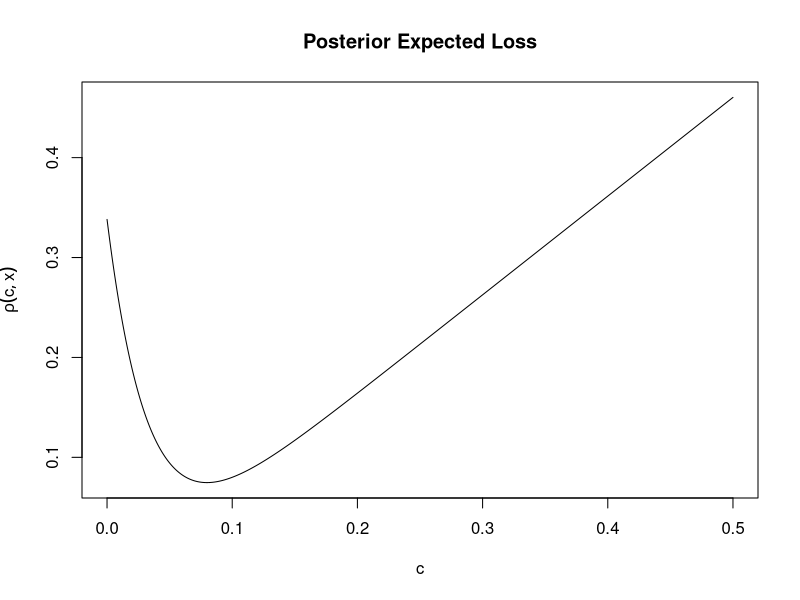

This figure's R source:
## Precision parameters
N.graph = 1000
c.val = seq(0,0.5,length=N.graph);
N = 1000; # number of partitions


## Distribution parameters
a = 1.05;
b = 30;


## Initialize vectors
pel.val = rep(0,N.graph);
theta.val = seq(0,1,length=N); # all partitions
loss.val = rep(0,N);


## Calculate posterior expected loss values
for(k in 1:N.graph) {
  
  for(i in 1:N) {
    if(c.val[k] < theta.val[i]) {
      loss.val[i] = 10*abs(theta.val[i]-c.val[k]);
    }
    else loss.val[i] = abs(theta.val[i]-c.val[k]);
  }
  
  fun.val = loss.val*dbeta(theta.val, a, b);
  
  int.val = rep(0,N-1);
  
  for(j in 1:N-1) {
    int.val[j] = fun.val[j]/(N-1);
  }
  
  pel.val[k] = sum(int.val);
}


## Graph
png("pel.png")
plot(c.val, pel.val, type="l", lty=1, xlab="c", 
     ylab=expression(rho(c,x)), main="Posterior Expected Loss");
dev.off()